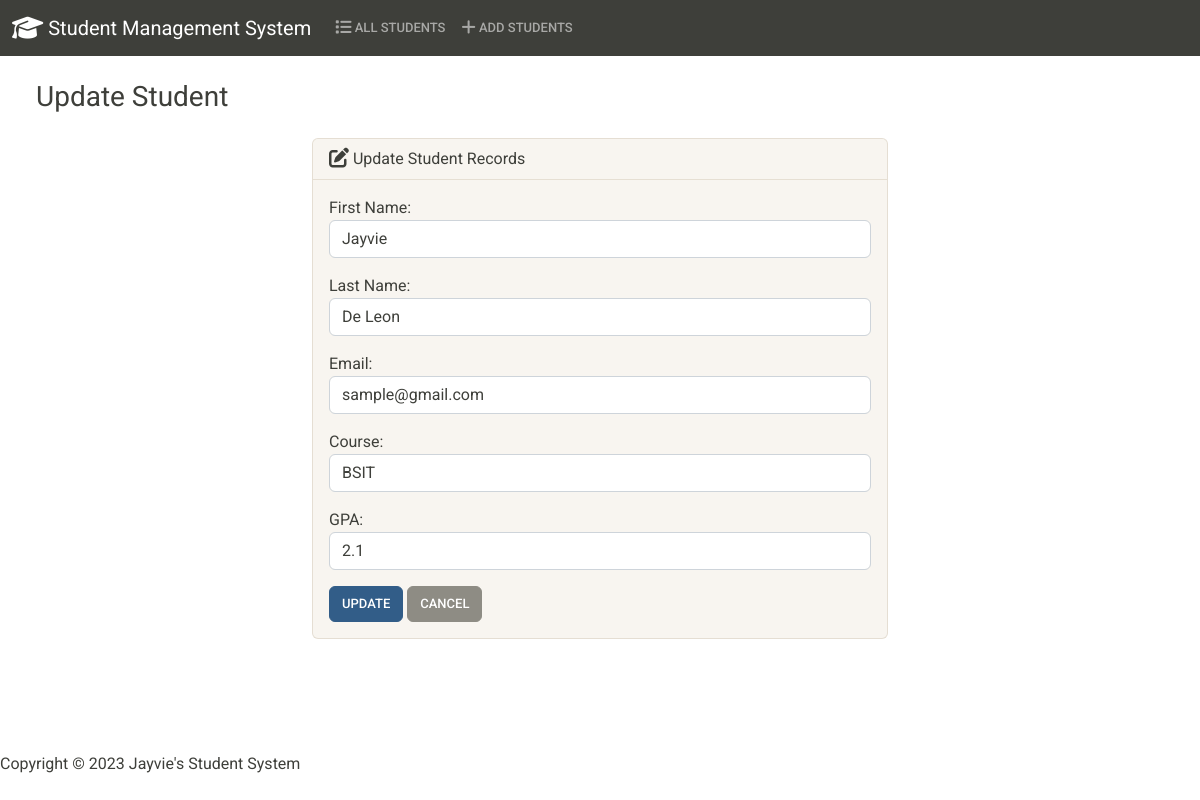
The page /edit/1/ on the database as committed earlier.
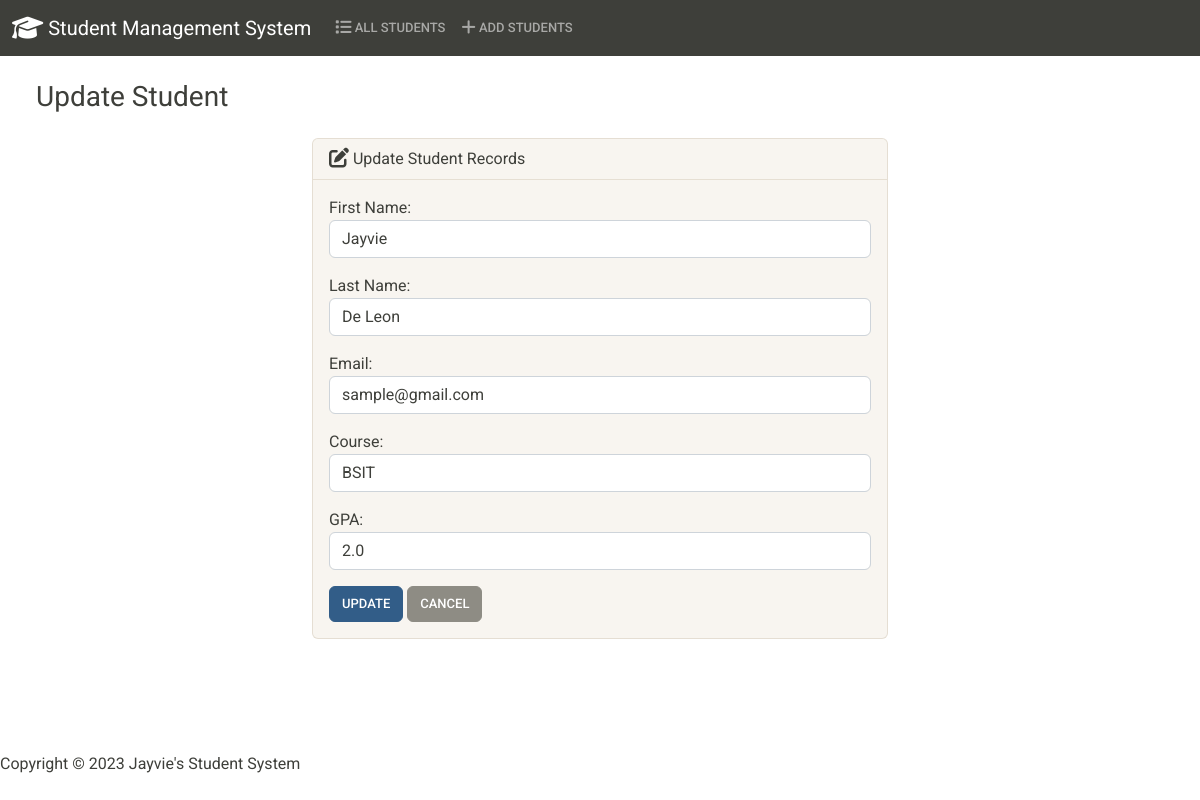
The same page on the database as committed later.
### students/models.py (models this page shows, shortened)
class Student(models.Model):
    student_number = models.CharField(max_length=8)
    first_name = models.CharField(max_length=50)
    last_name = models.CharField(max_length=50)
    email = models.EmailField(max_length=100)
    course = models.CharField(max_length=50)
    gpa = models.FloatField()

### students/views.py (the view)
# urls.py: path('edit/<int:id>/', views.edit, name='edit'),
def edit(request, id):
    if request.method == 'POST':
        students = Student.objects.get(pk=id)
        form = StudentForm(request.POST, instance=students)
        if form.is_valid():
            form.save()
            return render(request, 'students/edit.html', {
                'form': form,
                'success': True,
            })
    else:
        student = Student.objects.get(pk=id)
        form = StudentForm(instance=student)
        return render(request, 'students/edit.html', {
            'form': form
        })

### students/forms.py
class StudentForm(forms.ModelForm):
    class Meta:
        model = Student
        fields = ['first_name', 'last_name', 'email', 'course', 'gpa']
        labels = {
            'first_name': 'First Name',
            'last_name': 'Last Name',
            'email': 'Email',
            'course': 'Course',
            'gpa': 'GPA',
        }
        widgets = {
            'first_name': forms.TextInput(attrs={'class': 'form-control'}),
            'last_name': forms.TextInput(attrs={'class': 'form-control'}),
            'email': forms.EmailInput(attrs={'class': 'form-control'}),
            'course': forms.TextInput(attrs={'class': 'form-control'}),
            'gpa': forms.NumberInput(attrs={'class': 'form-control'}),
        }

### students/templates/students/edit.html
{% extends 'students/base.html' %} {% block body %}
<h3 class="'text-center m-4">Update Student</h3>
{% if success %}
<div class="alert alert-success" role="alert">
  The student has been successfully updated!
  <a href="{% url 'index' %}" class="alert-link">Go to Home Page.</a>
</div>
{% else %}
<div class="row justify-content-center">
  <div class="col-6">
    <div class="card bg-light mb-3">
      <div class="card-header">
        <i class="fa-solid fa-pen-to-square fa-lg"></i> Update Student Records
      </div>
      <div class="card-body">
        <form action="" method="POST">
          {% csrf_token %} {{ form.as_p }}
          <button type="submit" class="btn btn-primary">Update</button>
          <a href="{% url 'index' %}" class="btn btn-secondary">Cancel</a>
        </form>
      </div>
    </div>
  </div>
</div>
{% endif %} {% endblock %}

Rows that differ between the two databases and show on the page:
changed Student "Jayvie": gpa "2.1" → "2.0"
